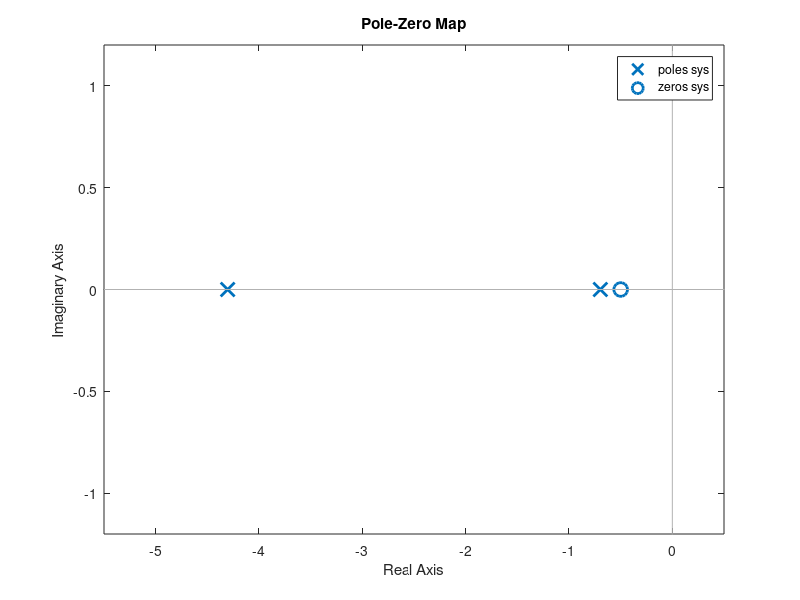
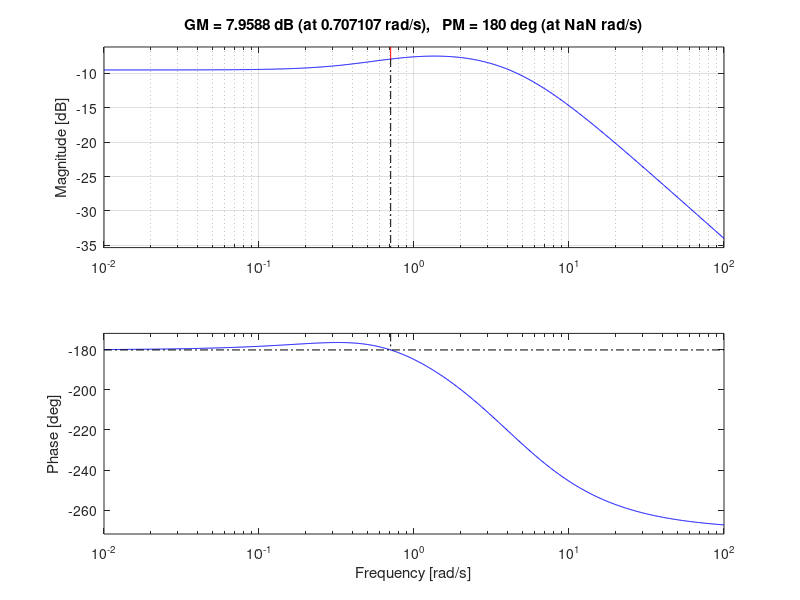
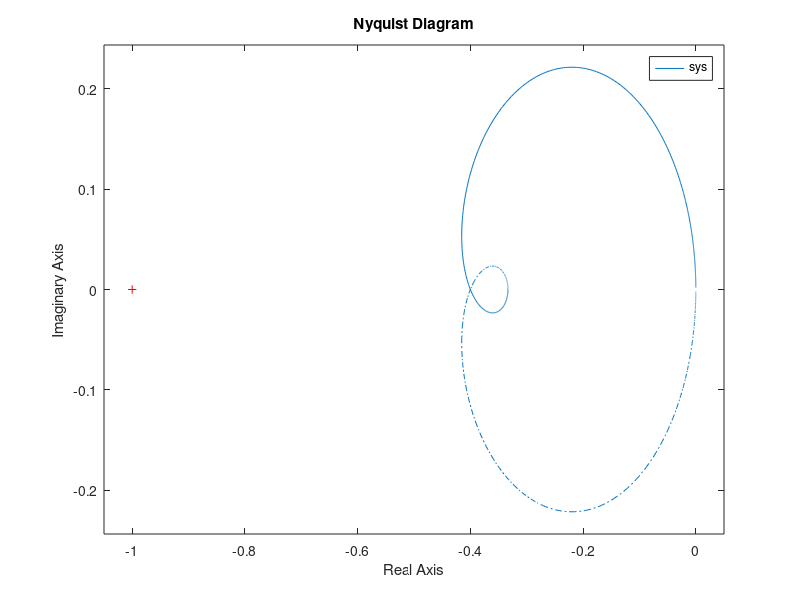
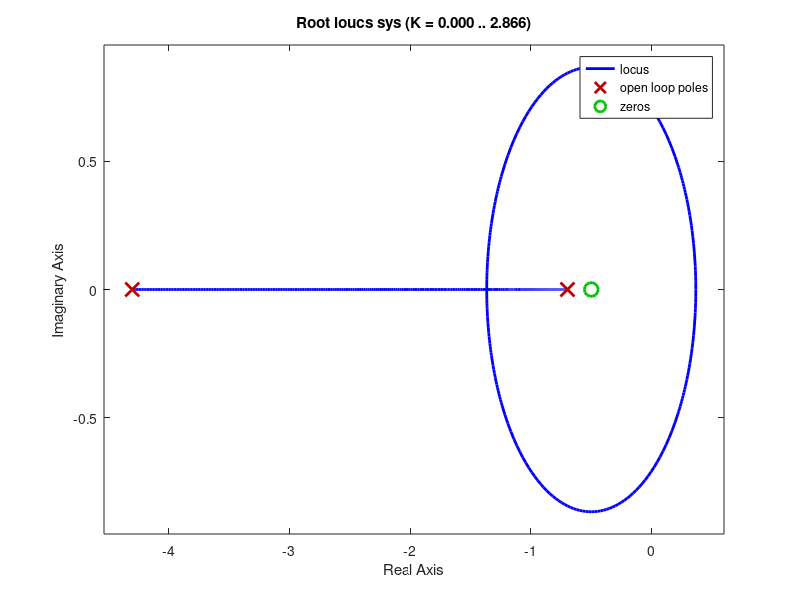

Write the MATLAB code that produced these figures, in order. (Note: this script raises an error after producing the figures.)
%% Bode ,Nyquist and Root locus
sys=tf([-2 -1],[1 5 3]);
figure(1);
pzmap(sys)
grid
figure(2)
margin(sys)
[Gm,Pm,Wcg,Wcp]=margin(sys)
grid
figure(3)
nyquist(sys)
grid
figure(4)
rlocus(sys)
grid
figure(5)
step(sys)
grid
stepinfo(sys)
